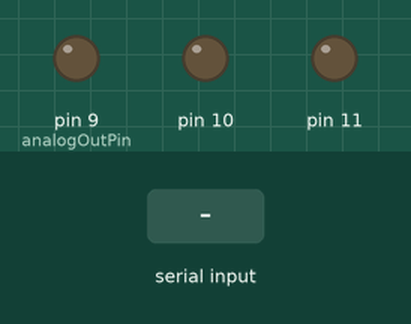
The sketch below on a simulated Arduino Uno, built with avr-gcc and run on an emulated ATmega328P. Parts: output pins drawn as LEDs (lit = HIGH). The test bench sets the inputs (shaded band).

Above: at 1.2 s.
1.3 s: "90,45,200\n" received over Serial
At 1.8 s:
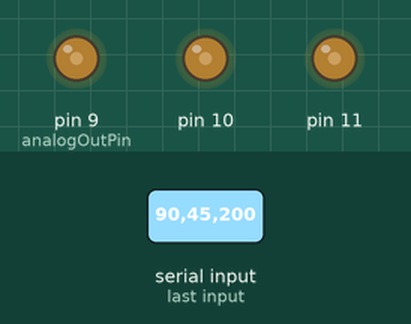
2.8 s: "30,150,10\n" received over Serial
At 4.0 s:
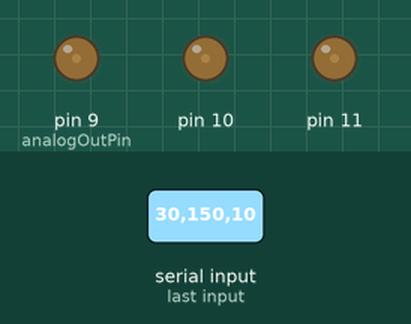
4.3 s: "200\n" received over Serial
At 5.0 s:
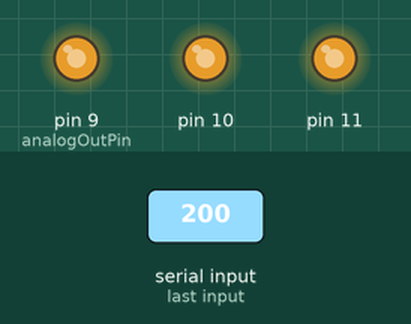
5.8 s: "90,45\n" received over Serial
At 6.3 s:
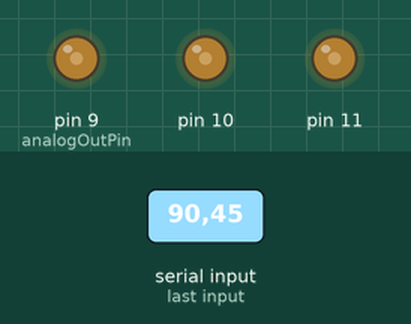
7.3 s: "30,150\n" received over Serial
At 8.6 s:
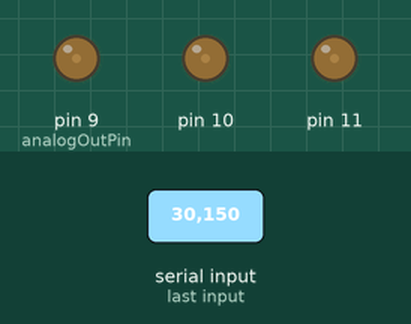
Timing chart, 0 to 9.8 s (numbered marks = the images above; inputs shaded):
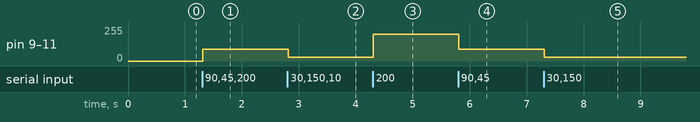

The sketch:

Ultimo_Codigo.ino
```cpp
//const int analogInPin = A0;
const int analogOutPin = 9;

int sensorValue = 0;
int outputValue = 0;

void setup() {
 Serial.begin(9600);
}

void loop() {
  while(Serial.available()==0){}
  String recibido=Serial.readStringUntil('\n');
  //sensorValue = analogRead(analogInPin);
  //outputValue = map(recibido.toInt(), 0, 1023, 0, 255);
  analogWrite(analogOutPin, recibido.toInt());
  analogWrite(10,recibido.toInt());
  analogWrite(11,recibido.toInt());

  delay(2);
}
```

Measured:
- after the input at 1.3 s, pin 9 (analogOutPin), pin 10, pin 11: 0/255 → 90/255 at once
- after the input at 2.8 s, pin 9 (analogOutPin), pin 10, pin 11: 90/255 → 30/255 at once
- after the input at 4.3 s, pin 9 (analogOutPin), pin 10, pin 11: 30/255 → 200/255 at once
- after the input at 5.8 s, pin 9 (analogOutPin), pin 10, pin 11: 200/255 → 90/255 at once
- after the input at 7.3 s, pin 9 (analogOutPin), pin 10, pin 11: 90/255 → 30/255 at once
